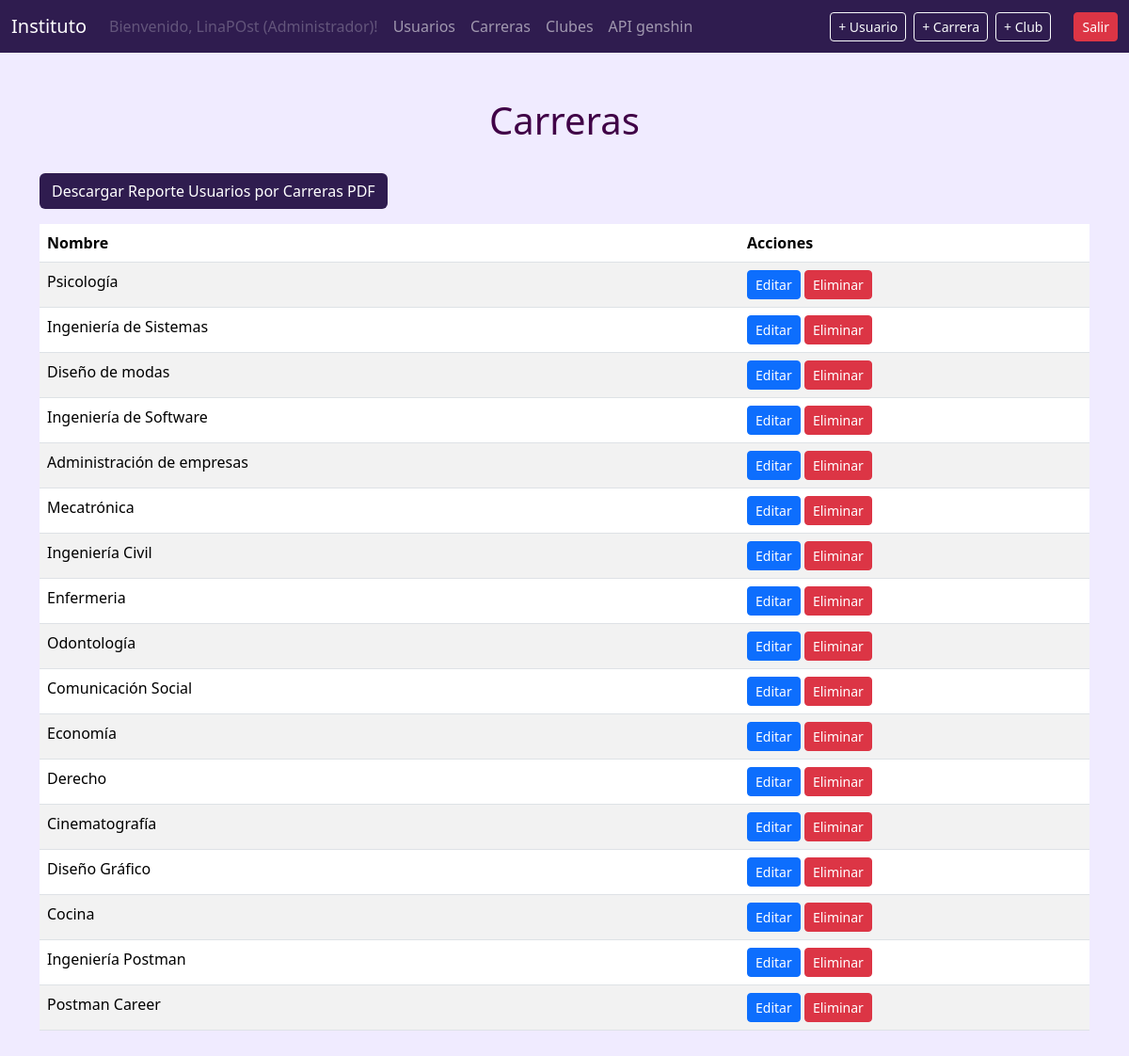
The app's page /careers/ (signed in) with its own data.
### institute/models.py (models this page shows, shortened)
class User(AbstractBaseUser, PermissionsMixin):
    first_name = models.CharField(max_length=100)
    last_name = models.CharField(max_length=100)
    age = models.IntegerField()
    email = models.EmailField(unique=True)
    career = models.ForeignKey(Career, on_delete=models.PROTECT, null=True, blank=True)
    clubs = models.ManyToManyField(Clubs, blank=True)
    rol = models.ForeignKey(Rol, on_delete=models.PROTECT, null=True, blank=True)
    created_at = models.DateTimeField(auto_now_add=True)
    USERNAME_FIELD = 'email'
    REQUIRED_FIELDS = ['first_name', 'last_name']

class Rol(models.Model):
    id = models.BigAutoField(primary_key=True)
    rol = models.CharField(max_length=50)
    def __str__(self):
        return self.rol

class Career(models.Model):
    id = models.BigAutoField(primary_key=True)
    name = models.CharField(max_length=100, unique=True)

### institute/views.py (the view)
# urls.py: path('careers/', career_list, name='career_list'),
def career_list(request):
    careers = Career.objects.all()
    return render(request, 'institute/career_list.html', {'careers': careers})

### templates/institute/career_list.html (shortened to what this page needs)
{% extends 'base.html' %}
{% block content %}
<h1>Carreras</h1>
<div class="mb-3">
    <a href="{% url 'career_users_report' %}" class="btn btnprimary">
        Descargar Reporte Usuarios por Carreras PDF
    </a>
</div>
<table class="table table-striped">
    <thead>
        <tr>
            <th class="col-md-8">Nombre</th>
            <th class="col-md-4">Acciones</th>
        </tr>
    </thead>
    <tbody>
        {% for career in careers %}
        <tr>
            <td>{{ career.name }}</td>
            <td>
                <button type="button" class="btn btn-primary btn-sm" data-bs-toggle="modal" data-bs-target="#editCareerModal{{ career.id }}">
                    Editar
                </button>
                <button type="button" class="btn btn-danger btn-sm" data-bs-toggle="modal" data-bs-target="#deleteCareerModal{{ career.id }}">
                    Eliminar
                </button>
            </td>
        </tr>
        {% empty %}
        <tr>
            <td colspan="3" class="text-center">No hay carreras registradas</td>
        </tr>
        {% endfor %}
    </tbody>
</table>
<br/>
{% endblock %}

### templates/base.html (shortened to what this page needs)
{% load static %}
<!DOCTYPE html>
<html lang="es">
<head>
    <link href="https://cdn.jsdelivr.net/npm/bootstrap@5.3.7/dist/css/bootstrap.min.css" rel="stylesheet">
    <link rel="stylesheet" href="{% static 'institute/style.css' %}">
</head>
<body>
    <nav class="navbar navbar-expand-lg navbar-dark">
        <div class="container-fluid">
            <a class="navbar-brand" href="#">Instituto</a>
            <div class="collapse navbar-collapse" id="navbarText">
                <ul class="navbar-nav me-auto mb-2 mb-lg-0">
                    {% if user.is_authenticated %}
                        <li class="nav-item">
                            <span class="nav-link disabled">Bienvenido, {{ user.first_name }} ({{ user.rol }})!</span>
                        </li>
                        {% if user.rol.rol == 'Administrador' %}
                            <li class="nav-item">
                                <a class="nav-link" href="{% url 'user_list' %}">Usuarios</a>
                            </li>
                            <li class="nav-item">
                                <a class="nav-link" href="{% url 'career_list' %}">Carreras</a>
                            </li>
                            <li class="nav-item">
                                <a class="nav-link" href="{% url 'clubs_list' %}">Clubes</a>
                            </li>
                            <li class="nav-item">
                                <a class="nav-link" href="{% url 'genshin_api' %}">API genshin</a>
                            </li>
                        {% elif user.rol.rol == 'Estudiante' %}
                            <li class="nav-item">
                                <a class="nav-link" href="{% url 'genshin_api' %}">API genshin</a>
                            </li>
                        {% elif user.rol.rol == 'Invitado' %}
                            <li class="nav-item">
                                <a class="nav-link" href="{% url 'genshin_api' %}">API genshin</a>
                            </li>
                        {% endif %}
                    {% endif %}
                </ul>
                <div class="d-flex align-items-center">
                    {% if user.is_authenticated and user.rol.rol == 'Administrador' %}
                        <a href="{% url 'create_user' %}" class="btn btn-outline-light btn-sm me-2">+ Usuario</a>
                        <a href="{% url 'create_career' %}" class="btn btn-outline-light btn-sm me-2">+ Carrera</a>
                        <a href="{% url 'create_club' %}" class="btn btn-outline-light btn-sm me-4">+ Club</a>
                    {% endif %}
                    <a href="{% url 'logout' %}" class="btn btn-danger btn-sm">Salir</a>
                </div>
            </div>
        </div>
    </nav>
    <div class="container mt-4">
        {% block content %}
        {% endblock %}
    </div>
</body>
</html>

### static/institute/style.css (style rules this page uses)
body { background-color: #F0EBFF; margin-bottom: 20px; }
.navbar { background-color: #2F1C4F; }
h1 { text-align: center; color: #400147; padding: 3vh; }
.btnprimary { background-color: #2F1C4F; color: white }

### records on screen
User: first_name "LinaPOst", rol "Administrador"
Career: name "Psicología"
Career: name "Ingeniería de Sistemas"
Career: name "Diseño de modas"
Career: name "Ingeniería de Software"
Career: name "Administración de empresas"
Career: name "Mecatrónica"
Career: name "Ingeniería Civil"
Career: name "Enfermeria"
Career: name "Odontología"
Career: name "Comunicación Social"
Career: name "Economía"
Career: name "Derecho"
Career: name "Cinematografía"
Career: name "Diseño Gráfico"
Career: name "Cocina"
Career: name "Ingeniería Postman"
Career: name "Postman Career"
